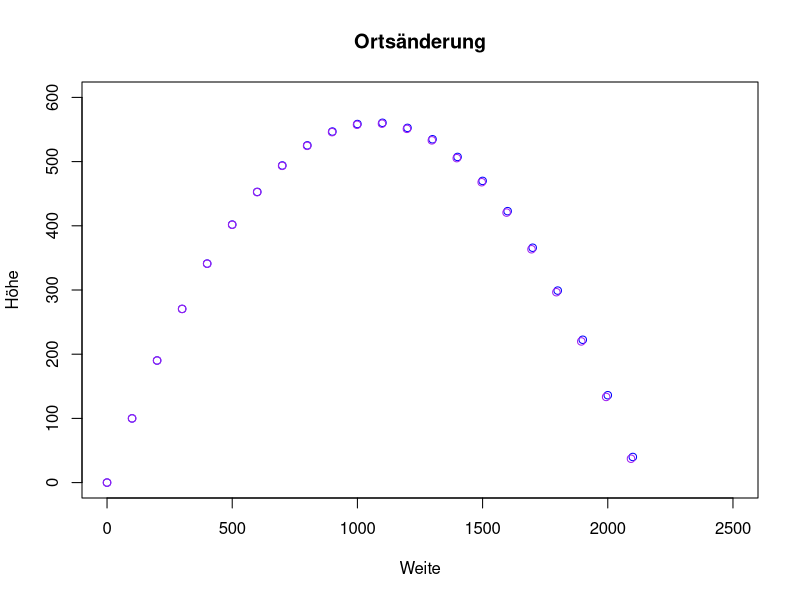
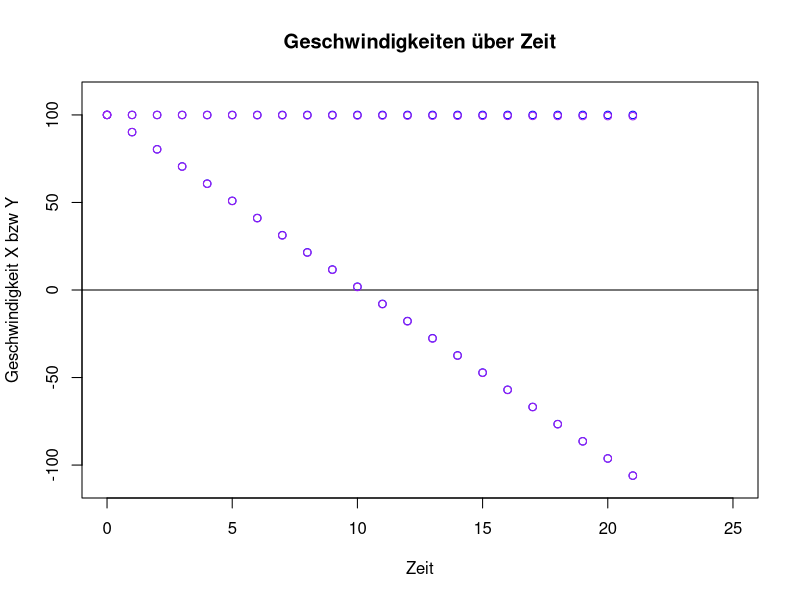

Recreate these plots in R, in order.
# Daten für die folgenden Plots einholen
v100100s1 <- read.table("../TextOutputs/v100100s1.txt",
                     header = TRUE,
                     sep = ",",
                     dec = ".")
v100100s06 <- read.table("../TextOutputs/v100100s06.txt",
                     header = TRUE,
                     sep = ",",
                     dec = ".")

v80100s06 <- read.table("../TextOutputs/v80100s06.txt",
                     header = TRUE,
                     sep = ",",
                     dec = ".")

v100100s1r1 <- read.table("../TextOutputs/v100100s1r1.txt",
                         header = TRUE,
                         sep = ",",
                         dec = ".")

# Plot des Ortes in X und Y
plot(x = 1,                 
     xlab = "Weite", 
     ylab = "Höhe",
     xlim = c(0, 2500), 
     ylim = c(0, 600),
     main = "Ortsänderung",
     type = "n")

points(v100100s1$Ort_x, v100100s1$Ort_y, col="blue")
# points(v100100s06$Ort_x, v100100s06$Ort_y, col="red")
points(v100100s1r1$Ort_x, v100100s1r1$Ort_y, col="purple")

# Plot der Geschwindigkeiten relativ zur Zeit
plot(x = 1,                 
     xlab = "Zeit", 
     ylab = "Geschwindigkeit X bzw Y",
     xlim = c(0, 25), 
     ylim = c(-110, 110),
     main = "Geschwindigkeiten über Zeit",
     type = "n")
abline(h=0)
points(v100100s1$Zeit, v100100s1$Geschw_x, col="blue")
points(v100100s1$Zeit, v100100s1$Geschw_y, col="blue")
# points(v100100s06$Zeit, v100100s06$Geschw_x, col="red")
# points(v100100s06$Zeit, v100100s06$Geschw_y, col="red")
points(v100100s1r1$Zeit, v100100s1r1$Geschw_x, col="purple")
points(v100100s1r1$Zeit, v100100s1r1$Geschw_y, col="purple")

